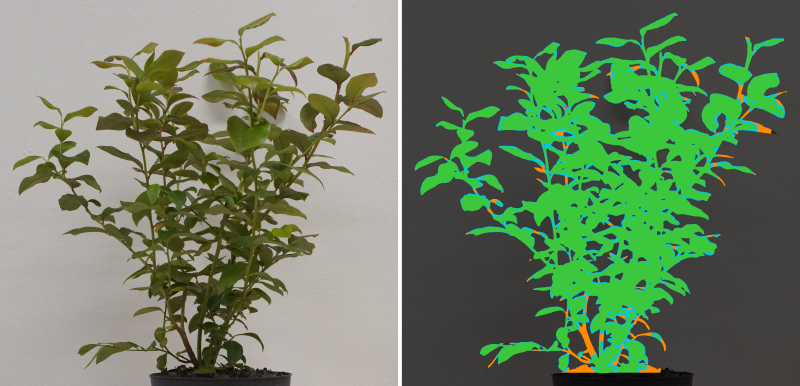
#> input picture experiments/12_leaf_edges/results/overlays/P10_side00.jpg, 800 x 386 px; its folder holds only this picture in this run
$ python cli.py ../../experiments/12_leaf_edges/results/overlays
#> lines starting #> are read from the running program, lines starting #| are printed output that depends on the picture
### src/plant_leaf_area/photos.py
"""Finding and reading the side photos."""
import re
from pathlib import Path

import cv2

IMG_EXT = {".jpg", ".jpeg", ".png", ".tif", ".tiff"}
SIDE_RE = re.compile(r"side_?(\d+)", re.IGNORECASE)
PLANT_RE = re.compile(r"P(\d+)", re.IGNORECASE)


def plant_name(path):
    """'P01', 'P01_side20.JPG', a folder ... -> 'P1' (the name itself if there is no P<number> in it)."""
    m = PLANT_RE.search(Path(path).name)
    return f"P{int(m.group(1))}" if m else Path(path).name


def side_angle(path):
    """'P01_side20.JPG' -> 20; None for a photo that is not a side photo (e.g. the top photo)."""
    m = SIDE_RE.search(Path(path).stem)
    return int(m.group(1)) if m else None


def _side_photos(folder):
    return [p for p in folder.iterdir()
            if p.is_file() and p.suffix.lower() in IMG_EXT and side_angle(p) is not None]


def find_photos(paths):
    """Side photos from photo files, plant folders or a photo set (a folder of plant folders).

    Returns [(plant, angle, path)] sorted by plant number and angle. Top photos are skipped."""
    found = []
    for path in map(Path, paths):
        if path.is_file():
            found.append(path)
        elif path.is_dir():
            found += _side_photos(path)
            for sub in path.iterdir():
                if sub.is_dir():
                    found += _side_photos(sub)
        else:
            raise SystemExit(f"not found: {path}")
    out = {(plant_name(p.parent if PLANT_RE.search(p.parent.name) else p), side_angle(p) or 0, p) for p in found}

    def key(item):
        m = PLANT_RE.search(item[0])
        return (int(m.group(1)) if m else 10 ** 6, item[0], item[1])
    return sorted(out, key=key)


def read_photo(path, scale=1):
    """The photo as BGR: at 1/4 resolution (scale 1, decoded directly at that size) or at full resolution (scale 4)."""
    img = cv2.imread(str(path), cv2.IMREAD_REDUCED_COLOR_4 if scale == 1 else cv2.IMREAD_COLOR)
    if img is None:
        raise RuntimeError(f"cannot read {path}")
    return img

### src/plant_leaf_area/segmentation.py
"""Photo -> plant mask: every pixel of the plant in front of the wall, leaves and twigs alike.

1. **Seed:** green pixels (excess green, Otsu) plus red-brown leaves next to them; the largest blob is the plant.
2. **Pot:** the dark grey blob under the plant; the rim line is measured from its bottom (bottom - POT_H x width).
3. **Wall:** the local colour of the bright wall, around every pixel.
4. **Foreground:** pixels clearly darker or more colourful than the wall behind them.
5. **Background objects:** large dark blobs (dark opening, laptop, the pot, the table front). Dark leaves above the
   pot merge with it into one blob; the part of it above the rim line is freed, and everything under the rim is pot.
6. **Plant:** foreground outside the background objects, within NEAR px of the seed, plus the seed itself.
   No colour or shape rule decides between leaf and twig: both count.
"""
from dataclasses import dataclass

import cv2
import numpy as np

from . import config as C


def odd(n):
    """Nearest odd integer >= 1 (kernel sizes)."""
    return max(1, int(round(n)) | 1)


def disk(d):
    return cv2.getStructuringElement(cv2.MORPH_ELLIPSE, (odd(d), odd(d)))


@dataclass
class Pot:
    axis: float = np.nan        # x of the pot's centre line
    rim: float = np.nan         # y of the rim line
    bottom: float = np.nan      # y of the pot's bottom
    width: float = np.nan       # px

    @property
    def found(self):
        return bool(np.isfinite(self.width))


@dataclass
class Segmentation:
    """The result and every intermediate step (boolean masks at the photo's resolution)."""
    green: np.ndarray           # 1. green pixels
    red: np.ndarray             # 1. red-brown leaf pixels
    seed: np.ndarray            # 1. the plant blob of green + red
    pot: Pot                    # 2.
    foreground: np.ndarray      # 4. not wall
    objects: np.ndarray         # 5. background objects, after the pot fix
    freed: np.ndarray           # 5. the part of the objects freed above the rim
    plant: np.ndarray           # 6. the plant mask


# --- 1. seed --------------------------------------------------------------------------------------------------------

def green_mask(blur, s):
    """Excess green 2G - R - B, thresholded by Otsu, specks removed."""
    b, g, r = [c.astype(np.int16) for c in cv2.split(blur)]
    exg = np.clip(2 * g - r - b, 0, 255).astype(np.uint8)
    _, m = cv2.threshold(exg, 0, 255, cv2.THRESH_BINARY + cv2.THRESH_OTSU)
    return cv2.morphologyEx(m, cv2.MORPH_OPEN, np.ones((3 * s, 3 * s), np.uint8)) > 0


def red_mask(blur, green):
    """Red-brown leaf pixels the green rule misses (R >= G): red hue, saturated, mid-brightness, not thin, next to
    green and not at the base of the plant. Sizes are fractions of the image width, so they need no scale."""
    h_img, w_img = green.shape
    hsv = cv2.cvtColor(blur, cv2.COLOR_BGR2HSV)
    h, sat, v = hsv[..., 0], hsv[..., 1], hsv[..., 2]
    cand = (((h <= C.RED_H_LO) | (h >= C.RED_H_HI)) & (sat >= C.RED_S_MIN)
            & (v >= C.RED_V_MIN) & (v <= C.RED_V_MAX) & ~green).astype(np.uint8)
    cand = cv2.morphologyEx(cand, cv2.MORPH_OPEN, disk(max(3, int(C.RED_OPEN_FRAC * w_img)) | 1))
    near = cv2.dilate(green.astype(np.uint8), disk(max(3, int(C.RED_NEAR_FRAC * w_img)) | 1)) > 0
    cand &= near.astype(np.uint8)
    ys = np.nonzero(green)[0]
    if len(ys):
        y0, y1 = np.percentile(ys, 0.5), np.percentile(ys, 99.5)
        cand[int(y0 + (1 - C.RED_BASE_CUT) * (y1 - y0)):, :] = 0
    n, lab, st, _ = cv2.connectedComponentsWithStats(cand, connectivity=8)
    keep = np.zeros(n, bool)
    keep[1:] = st[1:, cv2.CC_STAT_AREA] >= C.RED_MIN_AREA_FRAC * h_img * w_img
    return keep[lab]


def main_blob(mask, s):
    """The pixels of `mask` in the region (mask dilated by SEED_JOIN) that holds most of them."""
    big = cv2.dilate(mask.astype(np.uint8), disk(C.SEED_JOIN * s))
    n, lab = cv2.connectedComponents(big, connectivity=8)
    if n <= 1:
        return mask
    counts = np.bincount(lab[mask], minlength=n)
    counts[0] = 0
    return (lab == counts.argmax()) & mask


# --- 2. pot ---------------------------------------------------------------------------------------------------------

def find_pot(img, seed, s):
    """The largest dark grey blob of pot size under the plant. Its convex hull repairs the notches cut by the label
    and by leaves hanging over it; the width is the median over the middle rows, the rim line bottom - POT_H x width.
    """
    hsv = cv2.cvtColor(img, cv2.COLOR_BGR2HSV)
    dark = ((hsv[..., 2] < C.POT_V_MAX) & (hsv[..., 1] < C.POT_S_MAX)).astype(np.uint8)
    dark = cv2.morphologyEx(dark, cv2.MORPH_OPEN, np.ones((5 * s, 5 * s), np.uint8))
    ys, xs = np.nonzero(seed)
    if not len(ys):
        return Pot()
    xc, y_low = np.median(xs), np.percentile(ys, 60)
    n, lab, st, cen = cv2.connectedComponentsWithStats(dark, connectivity=8)
    best, best_area = None, -1
    for i in range(1, n):
        _, _, w, h, a = st[i]
        if a < C.POT_MIN_AREA * s * s or cen[i][1] < y_low or abs(cen[i][0] - xc) > C.POT_MAX_OFFSET * s:
            continue
        if not (C.POT_W[0] * s < w < C.POT_W[1] * s and C.POT_H_RANGE[0] * s < h < C.POT_H_RANGE[1] * s):
            continue
        if a > best_area:
            best, best_area = i, a
    if best is None:
        return Pot()
    cnt, _ = cv2.findContours((lab == best).astype(np.uint8), cv2.RETR_EXTERNAL, cv2.CHAIN_APPROX_SIMPLE)
    hull = np.zeros(dark.shape, np.uint8)
    cv2.fillConvexPoly(hull, cv2.convexHull(np.vstack(cnt)), 1)
    rows = np.nonzero(hull.any(1))[0]
    top, bot = rows.min(), rows.max()
    band = rows[(rows > top + 0.3 * (bot - top)) & (rows < top + 0.7 * (bot - top))]
    lefts = np.array([np.nonzero(hull[r])[0].min() for r in band])
    rights = np.array([np.nonzero(hull[r])[0].max() for r in band])
    width = float(np.median(rights - lefts))
    return Pot(float(np.median((lefts + rights) / 2)), float(bot - C.POT_H * width), float(bot), width)


# --- 3. wall --------------------------------------------------------------------------------------------------------

def wall_colour(lab, s):
    """Local wall colour (Lab) around every pixel: the mean of the wall pixels in a WALL_WIN window, refined twice;
    where too little wall shows (dense foliage), from a 4x larger window. Returns (wall Lab, valid)."""
    L = lab[..., 0]
    chroma = np.hypot(lab[..., 1] - 128, lab[..., 2] - 128)
    bright = L[(chroma < 12) & (L > 120)]
    l_wall = np.percentile(bright, 60) if bright.size else 190.0
    cand = ((L > l_wall - 45) & (chroma < 12)).astype(np.float32)
    cand = cv2.erode(cand, np.ones((5 * s, 5 * s), np.uint8))           # stay away from object borders
    win = odd(C.WALL_WIN * s)

    def local_mean(weights, size):
        den = cv2.boxFilter(weights, -1, (size, size), normalize=False)
        num = np.dstack([cv2.boxFilter(lab[..., i] * weights, -1, (size, size), normalize=False) for i in range(3)])
        return num / np.maximum(den, 1)[..., None], den

    for _ in range(2):
        wall, den = local_mean(cand, win)
        ok = den > 0.04 * win * win
        cand = (ok & (np.abs(L - wall[..., 0]) < 10) & (chroma < 12)).astype(np.float32)
        cand = cv2.erode(cand, np.ones((3 * s, 3 * s), np.uint8))
    big = 4 * win + 1
    wall2, den2 = local_mean(cand, big)
    wall[~ok] = wall2[~ok]
    return wall, ok | (den2 > 0.02 * big ** 2)


# --- 4. foreground --------------------------------------------------------------------------------------------------

def foreground(lab, wall, valid):
    """Clearly darker (D_L) or more colourful (D_C) than the wall behind it."""
    darker = lab[..., 0] - wall[..., 0] < -C.D_L
    chroma = np.hypot(lab[..., 1] - 128, lab[..., 2] - 128)
    colourful = chroma - np.hypot(wall[..., 1] - 128, wall[..., 2] - 128) > C.D_C
    return valid & (darker | colourful)


# --- 5. background objects ------------------------------------------------------------------------------------------

def background_objects(lab, green, s):
    """Large dark blobs that are not next to green, with a safety margin."""
    h, w = green.shape
    near_green = cv2.dilate(green.astype(np.uint8), disk(5 * s)) > 0
    dark = ((lab[..., 0] < C.OBJ_L_MAX) & ~near_green).astype(np.uint8)
    dark = cv2.morphologyEx(dark, cv2.MORPH_OPEN, disk(C.OBJ_OPEN * s))
    n, cc, st, _ = cv2.connectedComponentsWithStats(dark, connectivity=8)
    big = np.zeros(n, bool)
    big[1:] = st[1:, cv2.CC_STAT_AREA] > C.OBJ_MIN_FRAC * h * w
    return cv2.dilate(big[cc].astype(np.uint8), disk(2 * C.OBJ_GROW * s + 1)) > 0


def pot_fix(objects, pot, s):
    """Nothing above the rim line is pot; everything under it, a bit wider than the pot, is.
    Returns (objects, freed): the object pixels above the rim, near the pot, of objects that reach into the pot."""
    h, w = objects.shape
    freed = np.zeros((h, w), bool)
    if not pot.found:
        return objects, freed
    objects = objects.copy()
    rim, bot = max(0, int(round(pot.rim))), int(pot.bottom)
    x0, x1 = max(0, int(pot.axis - C.POT_HALF * pot.width)), min(w, int(pot.axis + C.POT_HALF * pot.width))
    _, cc = cv2.connectedComponents(objects.astype(np.uint8), connectivity=8)
    ids = np.unique(cc[rim:bot + 1, x0:x1])
    ids = ids[ids > 0]
    f0, f1 = max(0, int(pot.axis - C.POT_FREE * pot.width)), min(w, int(pot.axis + C.POT_FREE * pot.width))
    freed[:rim, f0:f1] = np.isin(cc[:rim, f0:f1], ids)
    objects[freed] = False
    objects[max(0, rim - 4 * s):, x0:x1] = True
    return objects, freed


# --- all steps ------------------------------------------------------------------------------------------------------

def segment(img, scale=1):
    """img: BGR at 1/4 resolution (scale 1) or full resolution (scale 4)."""
    s = scale
    blur = cv2.GaussianBlur(img, (odd(5 * s), odd(5 * s)), 0)
    green = green_mask(blur, s)
    red = red_mask(blur, green)
    seed = main_blob(green | red, s)
    pot = find_pot(img, seed, s)
    lab = cv2.cvtColor(blur, cv2.COLOR_BGR2LAB).astype(np.float32)
    wall, valid = wall_colour(lab, s)
    fg = foreground(lab, wall, valid)
    objects, freed = pot_fix(background_objects(lab, green, s), pot, s)
    near_seed = cv2.dilate(seed.astype(np.uint8), disk(2 * C.NEAR * s + 1)) > 0
    # the seed counts where it is green, or inside an object (leaves hanging over the pot); elsewhere, like all
    # other pixels, only if it is foreground
    plant = (fg & ~objects & near_seed) | (seed & (green | objects))
    plant = main_blob(plant, s)
    return Segmentation(green, red, seed, pot, fg, objects, freed, plant)

### src/plant_leaf_area/evaluation.py
"""How well does the optical mass predict the measured leaf area? Leave-one-out test of

    leaf area = c x optical mass          (a line through zero: one number c, learned from the plants)

Every plant in turn is left out, c is learned from the other plants, and the left-out plant is predicted, so each
plant is predicted by a model that never saw it.

Scores:
    typical error   RMSE of the predictions as a % of the mean leaf area (the main score)
    R^2             share of the plant-to-plant variance in leaf area that the predictions explain
    mean |error|    mean absolute error, % of each plant's own leaf area
    worst           the largest absolute error, %
    within 5%       plants predicted within 5% of their measured leaf area
    shuffle test    how often c x optical mass predicts as well when the leaf areas are shuffled between the plants
"""
import csv
import json
from dataclasses import asdict, dataclass

import numpy as np

from .photos import plant_name


def read_column(path, column):
    """{plant: float} from a CSV with a 'plant' column."""
    with open(path, newline="") as fh:
        return {plant_name(row["plant"]): float(row[column]) for row in csv.DictReader(fh)}


def fit_c(x, y):
    """Least-squares c of y = c x (a line through zero)."""
    return float(x @ y / (x @ x))


# [5 lines left out: function leave_one_out, not called in this run]


def typical_error(y, pred):
    """RMSE as a % of the mean leaf area."""
    return float(100 * np.sqrt(np.mean((pred - y) ** 2)) / y.mean())


# [19 lines left out: functions scores, shuffle_test, not called in this run]


@dataclass
class Result:
    plants: list            # the plants used
    x: np.ndarray           # their optical mass
    y: np.ndarray           # their measured leaf area, mm^2
    pred: np.ndarray        # their predicted leaf area (plant left out), mm^2
    c_loo: np.ndarray       # c learned without each plant
    c: float                # c learned on all plants: the model to use
    scores: dict
    shuffle: dict           # the shuffle test in numbers
    shuffled: np.ndarray    # ... and the typical error of every shuffle
    no_leaf_area: list      # plants with an optical mass but no measured leaf area
    no_optical_mass: list   # ... and the other way round

    @property
    def error_pct(self):
        return (self.pred - self.y) / self.y * 100


def evaluate(optical_mass, leaf_area):
    """optical_mass, leaf_area: {plant: value}. Only plants in both are used."""
    plants = [p for p in optical_mass if p in leaf_area]
    if len(plants) < 3:
        raise ValueError(f"need at least 3 plants with both an optical mass and a leaf area, got {len(plants)}")
    x = np.array([optical_mass[p] for p in plants])
    y = np.array([leaf_area[p] for p in plants])
    pred, c = leave_one_out(x, y)
    return Result(plants, x, y, pred, c, fit_c(x, y), scores(y, pred), *shuffle_test(x, y),
                  no_leaf_area=[p for p in optical_mass if p not in leaf_area],
                  no_optical_mass=[p for p in leaf_area if p not in optical_mass])


# [37 lines left out: functions save, report, not called in this run]

### src/plant_leaf_area/optical_mass.py
"""Plant mask -> optical mass.

The leaf density f around every pixel is the plant's share of the kernel x kernel window. Where leaves overlap, one
pixel hides several layers; Beer-Lambert gives the number of layers from the density: -ln(1 - f). The density is
capped (f <= cap) so that a fully covered window counts a finite number of layers. The optical mass of a photo is the
sum of the layers over all pixels; the leaf area is proportional to it.
"""
from dataclasses import dataclass

import cv2
import numpy as np


@dataclass
class OpticalMass:
    value: float            # the optical mass of the photo
    density: np.ndarray     # leaf density f per pixel, 1/4 resolution
    layers: np.ndarray      # leaf layers per pixel, 1/4 resolution


def quarter(mask, scale):
    """The mask at 1/4 resolution as fractions: at full resolution (scale 4) each value is the plant's share of a
    4 x 4 block, so the kernel means the same at both resolutions."""
    m = mask.astype(np.float32)
    if scale == 1:
        return m
    h, w = m.shape
    return cv2.resize(m, (w // scale, h // scale), interpolation=cv2.INTER_AREA)


def density(mask, kernel):
    """Plant share in the kernel x kernel window around every pixel (outside the photo counts as empty)."""
    return cv2.boxFilter(mask, -1, (kernel, kernel), normalize=True, borderType=cv2.BORDER_CONSTANT)


def layers(f, cap):
    """Beer-Lambert: -ln(1 - min(f, cap))."""
    return -np.log1p(-np.minimum(f, cap))


def optical_mass(mask, kernel, cap, scale=1):
    f = density(quarter(mask, scale), kernel)
    lay = layers(f, cap)
    return OpticalMass(float(lay.sum()), f, lay)

### src/plant_leaf_area/cli.py
"""Optical mass of every side photo, its mean per plant, and how well it predicts the measured leaf area.

    plant-leaf-area PHOTOS... [--labels data/real_leaf_area_mm2.csv] [--out output] [--kernel 144] [--cap 0.995]
                              [--full-res] [--overlays] [--jobs N]

PHOTOS: photo files, plant folders (P01/ with P01_side00.JPG ...) or a photo set (a folder of plant folders).
Top photos are skipped. The evaluation (leave-one-out of leaf area = c x optical mass, see evaluation.py) runs on
the plants that have a measured leaf area in --labels; it is skipped if the file doesn't exist.

Output (in --out):
    per_photo.csv     plant, angle, photo, optical mass, plant px, pot width
    per_plant.csv     plant, number of photos, mean optical mass, its standard deviation
    settings.json     the settings of the run
    report.md         all of it on one page
    evaluation.csv    per plant: measured and predicted leaf area (plant left out), error %
    evaluation.json   the scores, c learned on all plants, the shuffle test
    overlays/<photo>/ one picture per step (with --overlays)
    overlays/index.html  a page to browse them: plant -> angle -> step (with --overlays)
"""
import argparse
import csv
import json
import os
import sys
import time
from concurrent.futures import ProcessPoolExecutor
from dataclasses import asdict
from pathlib import Path

import numpy as np

from . import evaluation, overlays, report, viewer
from .config import Settings
from .optical_mass import optical_mass
from .photos import find_photos, read_photo
from .segmentation import segment


def process(path, settings, overlay_dir=None):
    """One photo -> {optical_mass, plant_px, pot_width}; the step pictures go to overlay_dir if given."""
    img = read_photo(path, settings.scale)
    seg = segment(img, settings.scale)
#> in segment, `blur = cv2.GaussianBlur(img, (odd(5 * s), odd(5 * s)), 0)`:
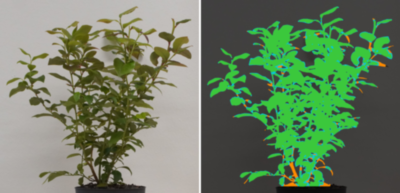
#> blur: shape (386, 800, 3) (shown at 1/2 size); mean B, G, R 99.2, 126.5, 107.4
#> in green_mask, `b, g, r = [c.astype(np.int16) for c in cv2.split(blur)]`:
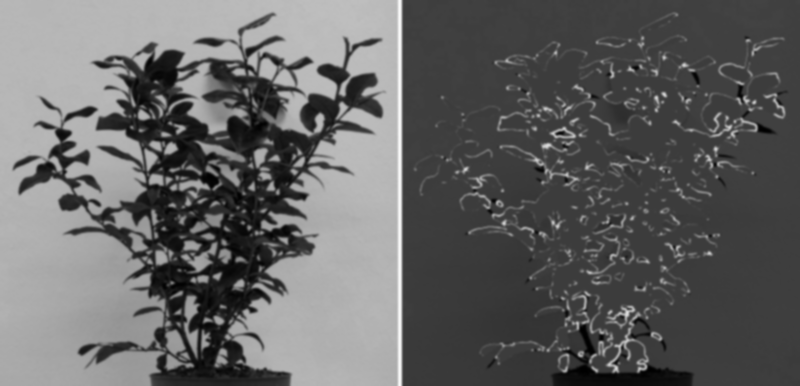
#> b: shape (386, 800) int16; min 0, max 248, mean 99.2
#> (the rest of the program and of its run is left out)
